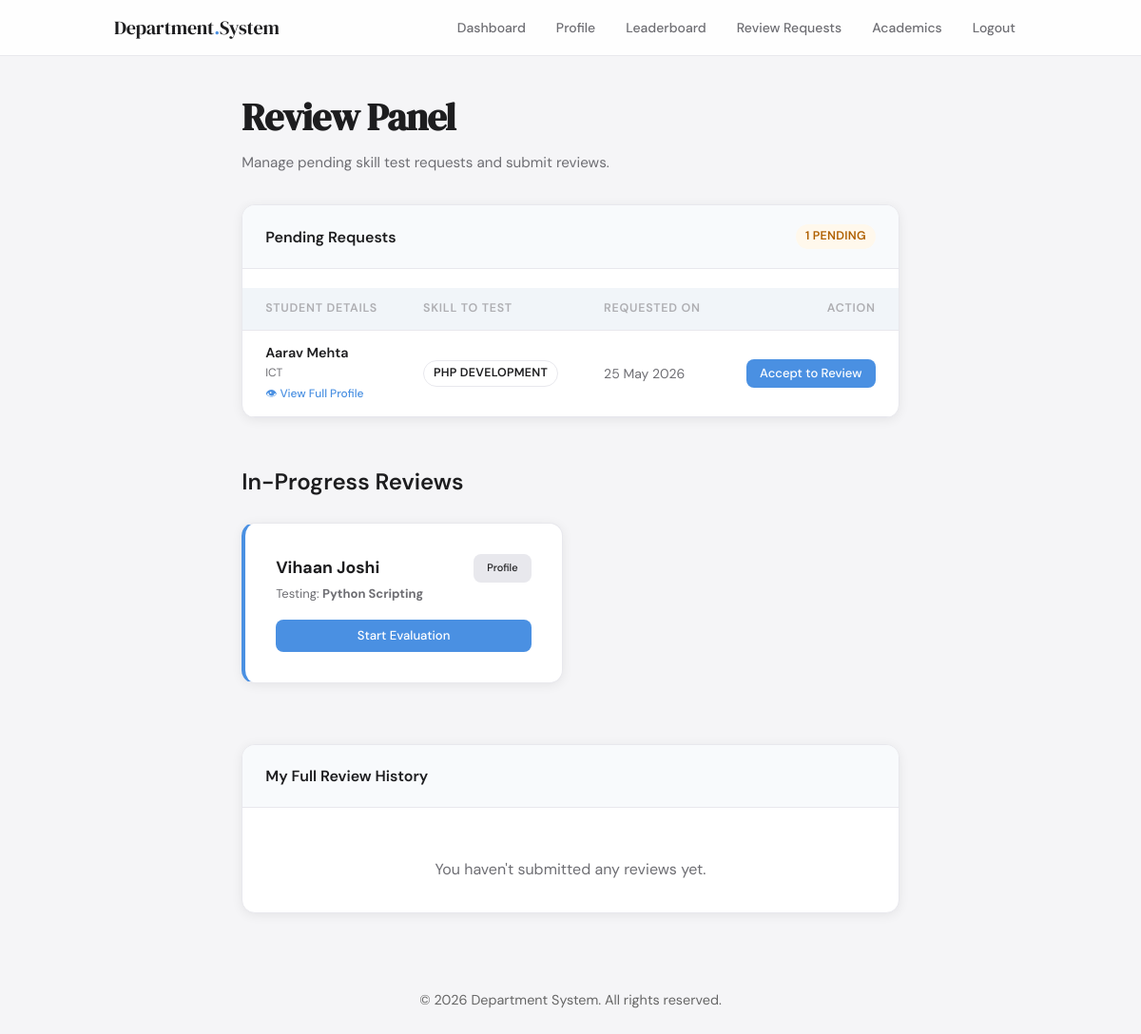
The page /public/community/reviewer_dashboard.php (signed in) on the database its author committed.
### tables this page shows
CREATE TABLE IF NOT EXISTS requests (
    id INT AUTO_INCREMENT PRIMARY KEY,
    user_id INT NOT NULL,           
    skill VARCHAR(150) NOT NULL,
    status ENUM('pending','accepted','completed') DEFAULT 'pending',
    reviewer_id INT NULL,           
    created_at TIMESTAMP DEFAULT CURRENT_TIMESTAMP,
    FOREIGN KEY (user_id) REFERENCES users(id) ON DELETE CASCADE,
    FOREIGN KEY (reviewer_id) REFERENCES users(id) ON DELETE SET NULL
);

CREATE TABLE IF NOT EXISTS users (
    id INT AUTO_INCREMENT PRIMARY KEY,
    name VARCHAR(120) NOT NULL,
    email VARCHAR(120) UNIQUE NOT NULL,
    phone VARCHAR(20),
    password VARCHAR(255) NOT NULL,
    role ENUM('student','faculty','expert','admin') NOT NULL,
    pac_category ENUM('premium', 'average', 'challenged') DEFAULT 'average',
    class_name VARCHAR(50),
    semester INT,
    batch VARCHAR(30),
    roll_no VARCHAR(50),
    emp_id VARCHAR(50),
    linkedin_url VARCHAR(255),
    is_verified TINYINT DEFAULT 1,
    created_at TIMESTAMP DEFAULT CURRENT_TIMESTAMP
);

CREATE TABLE IF NOT EXISTS profiles (
    id INT AUTO_INCREMENT PRIMARY KEY,
    user_id INT UNIQUE NOT NULL,
    branch VARCHAR(100),
    skills TEXT,
    expertise_area TEXT,
    company VARCHAR(255),
    designation VARCHAR(255),
    bio TEXT,
    github_url VARCHAR(255),
    leetcode_url VARCHAR(255),
    portfolio_url VARCHAR(255),
    hobbies TEXT,
    target_role VARCHAR(100),
    is_alumni TINYINT DEFAULT 0,
    college_name VARCHAR(255),
    graduation_year VARCHAR(10),
    degree VARCHAR(100),
    experience_years INT,
    teaching_interests TEXT,
    is_cc TINYINT DEFAULT 0,
    cc_class VARCHAR(50),
    cc_semester INT,
    community_score INT DEFAULT 0,
    created_at TIMESTAMP DEFAULT CURRENT_TIMESTAMP,
    FOREIGN KEY (user_id) REFERENCES users(id) ON DELETE CASCADE
);

### public/community/reviewer_dashboard.php (the view, shortened to what this page needs)
<?php
require_once __DIR__ . '/../../app/config/db.php';
$reviewer_id = (int) $_SESSION['user_id'];
$open_request_id = isset($_GET['accepted']) ? (int)$_GET['accepted'] : 0;
$pending = $conn->query("
    SELECT r.*, p.branch, u.name AS student_name
    FROM requests r
    JOIN users u ON u.id = r.user_id
    JOIN profiles p ON p.user_id = r.user_id
    WHERE r.status = 'pending'
    ORDER BY r.created_at ASC
")->fetch_all(MYSQLI_ASSOC);
$accepted = $conn->query("
    SELECT r.*, p.branch, u.name AS student_name
    FROM requests r
    JOIN users u ON u.id = r.user_id
    JOIN profiles p ON p.user_id = r.user_id
    WHERE r.status = 'accepted'
    ORDER BY r.created_at ASC
")->fetch_all(MYSQLI_ASSOC);
$completed = $conn->query("
    SELECT r.skill, r.created_at, r.user_id as student_id,
           u.name AS student_name,
           rev.marks, rev.comment, rev.created_at AS reviewed_at
    FROM reviews rev
    JOIN requests r   ON r.id        = rev.request_id
    JOIN users u      ON u.id        = r.user_id
    WHERE rev.reviewer_id = $reviewer_id
    ORDER BY rev.created_at DESC
    LIMIT 100
")->fetch_all(MYSQLI_ASSOC);
include __DIR__ . '/../../app/includes/header.php';
?>
<div class="wrapper" style="padding: 2rem;">
  <h1 class="page-title" style="font-family: 'DM Serif Display', serif; font-size: 2.5rem;">Review Panel</h1>
  <p class="page-subtitle" style="color: var(--text-2); margin-bottom: 2rem;">Manage pending skill test requests and submit reviews.</p>
  <div class="card" style="padding:0;overflow:hidden;margin-bottom:3rem;">
    <div class="card-header" style="padding:1.25rem 1.5rem; border-bottom: 1px solid var(--border); display: flex; justify-content: space-between; align-items: center; background: #f8fafc;">
      <span class="card-title" style="font-weight: 600;">Pending Requests</span>
      <span class="badge badge-pending"><?= count($pending) ?> pending</span>
    </div>
    <?php if (empty($pending)): ?>
      <div style="padding: 3rem; text-align: center;">
        <div style="font-size: 3rem; margin-bottom: 1rem;">✅</div>
        <h3>All clear!</h3>
        <p style="color: var(--text-2);">No pending skill test requests right now.</p>
      </div>
    <?php else: ?>
      <div class="table-wrap">
        <table class="table-minimal" style="width: 100%; border-collapse: collapse;">
          <thead>
            <tr style="text-align: left; border-bottom: 1px solid var(--border); background: #f1f5f9;">
                <th style="padding: 12px 24px;">Student Details</th>
                <th style="padding: 12px 24px;">Skill to Test</th>
                <th style="padding: 12px 24px;">Requested On</th>
                <th style="padding: 12px 24px; text-align: right;">Action</th>
            </tr>
          </thead>
          <tbody>
            <?php foreach ($pending as $req): ?>
            <tr style="border-bottom: 1px solid var(--border);">
              <td style="padding: 12px 24px;">
                <div style="font-weight: 600;"><?= htmlspecialchars($req['student_name']) ?></div>
                <div style="font-size: 12px; color: var(--text-2);"><?= htmlspecialchars($req['branch']) ?></div>
                <a href="view_student.php?id=<?= $req['user_id'] ?>" style="font-size: 12px; color: var(--accent); text-decoration: none; font-weight: 500;">👁 View Full Profile</a>
              </td>
              <td style="padding: 12px 24px;">
                <span class="badge" style="background: var(--bg-2); color: var(--text); border: 1px solid var(--border);"><?= htmlspecialchars($req['skill']) ?></span>
              </td>
              <td style="padding: 12px 24px; color: var(--text-2); font-size: 14px;"><?= date('d M Y', strtotime($req['created_at'])) ?></td>
              <td style="padding: 12px 24px; text-align: right;">
                <form action="../../app/actions/community/accept_request.php" method="POST" style="display:inline;">
                  <button type="submit" class="btn btn-primary btn-sm">Accept to Review</button>
                </form>
              </td>
            </tr>
            <?php endforeach; ?>
          </tbody>
        </table>
      </div>
    <?php endif; ?>
  </div>
  <?php if (!empty($accepted)): ?>
  <div style="margin-bottom:3rem;">
    <h2 style="font-size:1.5rem;font-weight:600;color:var(--text);margin-bottom:1.5rem;">In-Progress Reviews</h2>
    <div class="grid-2">
        <?php foreach ($accepted as $req):
        $isOpen = ($open_request_id === (int)$req['id']);
        ?>
        <div class="card" style="border-left: 4px solid var(--accent);">
            <div style="display: flex; justify-content: space-between; align-items: flex-start; margin-bottom: 1rem;">
                <div>
                    <h3 style="margin: 0; font-size: 1.1rem;"><?= htmlspecialchars($req['student_name']) ?></h3>
                    <p style="font-size: 13px; color: var(--text-2); margin-top: 4px;">Testing: <strong><?= htmlspecialchars($req['skill']) ?></strong></p>
                </div>
                <a href="view_student.php?id=<?= $req['user_id'] ?>" class="btn btn-secondary btn-sm" style="font-size: 11px;">Profile</a>
            </div>
            <?php if (!$isOpen): ?>
                <a href="?accepted=<?= $req['id'] ?>#review-<?= $req['id'] ?>" class="btn btn-primary btn-full btn-sm">Start Evaluation</a>
            <?php endif; ?>
        </div>
        <?php endforeach; ?>
    </div>
  </div>
  <?php endif; ?>
  <div class="card" style="padding:0;overflow:hidden;">
    <div class="card-header" style="padding:1.25rem 1.5rem; border-bottom: 1px solid var(--border); background: #f8fafc;">
      <span class="card-title" style="font-weight: 600;">My Full Review History</span>
    </div>
    <?php if (empty($completed)): ?>
        <div style="padding: 2rem; text-align: center; color: var(--text-2);">You haven't submitted any reviews yet.</div>
    <?php endif; ?>
  </div>
</div>
<?php require_once __DIR__ . '/../../app/includes/footer.php'; ?>

### public/assets/css/style.css (style rules this page uses)
:root { --bg: #f5f5f7; --surface: #ffffff; --surface-2: #f9f9fb; --border: #e8e8ed; --accent: #4a90e2; --accent-hover: #2f78d3; --accent-light: #eef5fd; --text: #1d1d1f; --text-2: #6e6e73; --text-3: #aeaeb2; --success: #34c759; --warning: #ff9f0a; --error: #ff3b30; --pending-bg: #fff8ec; --pending-text: #b06000; --accepted-bg: #eef5fd; --accepted-text: #1a5fa8; --completed-bg: #edfbf3; --completed-text: #1a7a40; --radius: 14px; --radius-sm: 8px; --shadow: 0 2px 12px rgba(0,0,0,0.07); --shadow-lg: 0 8px 32px rgba(0,0,0,0.10); }
*, *::before, *::after { box-sizing: border-box; margin: 0; padding: 0; }
html { font-size: 16px; }
body { font-family: 'DM Sans', sans-serif; background: var(--bg); color: var(--text); min-height: 100vh; line-height: 1.6; }
.wrapper, .page-wrap { max-width: 960px; margin: 0 auto; padding: 2.5rem 2rem; }
.page-title { font-family: 'DM Serif Display', serif; font-size: 2rem; letter-spacing: -0.02em; color: var(--text); margin-bottom: 0.25rem; }
.page-subtitle { color: var(--text-2); font-size: 0.95rem; margin-bottom: 2rem; }
.card { background: var(--surface); border-radius: var(--radius); box-shadow: var(--shadow); border: 1px solid var(--border); padding: 2rem; margin-bottom: 1rem; }
.card-header { display: flex; align-items: center; justify-content: space-between; margin-bottom: 1.25rem; padding-bottom: 1rem; border-bottom: 1px solid var(--border); }
.card-title { font-weight: 600; font-size: 1rem; color: var(--text); }
.btn { display: inline-flex; align-items: center; justify-content: center; gap: 0.4rem; padding: 0.65rem 1.4rem; border-radius: var(--radius-sm); font-family: 'DM Sans', sans-serif; font-size: 0.9rem; font-weight: 500; cursor: pointer; border: none; transition: all 0.15s; text-decoration: none; }
.btn-primary { background: var(--accent); color: #fff; }
.btn-secondary { background: var(--border); color: var(--text); }
.btn-sm { padding: 0.4rem 0.9rem; font-size: 0.82rem; }
.btn-full { width: 100%; }
.badge { display: inline-flex; align-items: center; padding: 3px 10px; border-radius: 20px; font-size: 0.78rem; font-weight: 600; letter-spacing: 0.02em; text-transform: uppercase; }
.badge-pending { background: var(--pending-bg); color: var(--pending-text); }
.table-wrap { overflow-x: auto; }
table { width: 100%; border-collapse: collapse; }
th { text-align: left; font-size: 0.78rem; font-weight: 600; color: var(--text-3); text-transform: uppercase; letter-spacing: 0.06em; padding: 0.6rem 1rem; border-bottom: 1.5px solid var(--border); }
td { padding: 0.9rem 1rem; border-bottom: 1px solid var(--border); font-size: 0.9rem; color: var(--text); }
tr:last-child td { border-bottom: none; }
.grid-2 { display: grid; grid-template-columns: 1fr 1fr; gap: 1rem; }

### rows shown on the page
requests: user.name "Aarav Mehta", profiles.branch "ICT", skill "PHP DEVELOPMENT", created_at "25 May 2026"
requests: user.name "Vihaan Joshi", skill "Python Scripting"

### other values the page prints
count($pending) "1"
